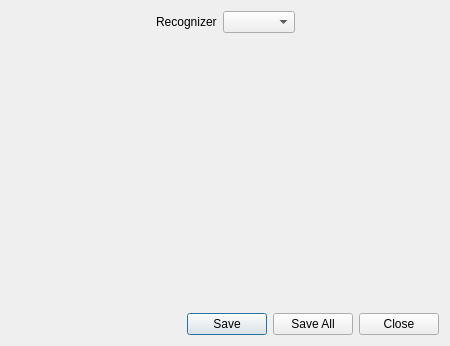
<ui version="4.0" >
 <class>AnalyzeDialog</class>
 <widget class="QDialog" name="AnalyzeDialog" >
  <property name="windowModality" >
   <enum>Qt::ApplicationModal</enum>
  </property>
  <property name="geometry" >
   <rect>
    <x>0</x>
    <y>0</y>
    <width>450</width>
    <height>346</height>
   </rect>
  </property>
  <property name="windowTitle" >
   <string>Analyze</string>
  </property>
  <property name="windowIcon" >
   <iconset resource="../res/images.qrc" >
    <normaloff>:/net/system-search.png</normaloff>:/net/system-search.png</iconset>
  </property>
  <layout class="QVBoxLayout" name="verticalLayout" >
   <item>
    <layout class="QHBoxLayout" name="horizontalLayout" >
     <item>
      <spacer name="horizontalSpacer" >
       <property name="orientation" >
        <enum>Qt::Horizontal</enum>
       </property>
       <property name="sizeHint" stdset="0" >
        <size>
         <width>40</width>
         <height>20</height>
        </size>
       </property>
      </spacer>
     </item>
     <item>
      <widget class="QLabel" name="label" >
       <property name="text" >
        <string>Recognizer</string>
       </property>
       <property name="buddy" >
        <cstring>comboBox_Analyzers</cstring>
       </property>
      </widget>
     </item>
     <item>
      <widget class="QComboBox" name="comboBox_Analyzers" />
     </item>
     <item>
      <spacer name="horizontalSpacer_2" >
       <property name="orientation" >
        <enum>Qt::Horizontal</enum>
       </property>
       <property name="sizeHint" stdset="0" >
        <size>
         <width>40</width>
         <height>20</height>
        </size>
       </property>
      </spacer>
     </item>
    </layout>
   </item>
   <item>
    <spacer name="verticalSpacer" >
     <property name="orientation" >
      <enum>Qt::Vertical</enum>
     </property>
     <property name="sizeHint" stdset="0" >
      <size>
       <width>20</width>
       <height>40</height>
      </size>
     </property>
    </spacer>
   </item>
   <item>
    <widget class="QDialogButtonBox" name="buttonBox" >
     <property name="orientation" >
      <enum>Qt::Horizontal</enum>
     </property>
     <property name="standardButtons" >
      <set>QDialogButtonBox::Close|QDialogButtonBox::Save|QDialogButtonBox::SaveAll</set>
     </property>
     <property name="centerButtons" >
      <bool>false</bool>
     </property>
    </widget>
   </item>
  </layout>
 </widget>
 <resources>
  <include location="../res/images.qrc" />
 </resources>
 <connections>
  <connection>
   <sender>buttonBox</sender>
   <signal>rejected()</signal>
   <receiver>AnalyzeDialog</receiver>
   <slot>reject()</slot>
   <hints>
    <hint type="sourcelabel" >
     <x>316</x>
     <y>260</y>
    </hint>
    <hint type="destinationlabel" >
     <x>286</x>
     <y>274</y>
    </hint>
   </hints>
  </connection>
 </connections>
</ui>
